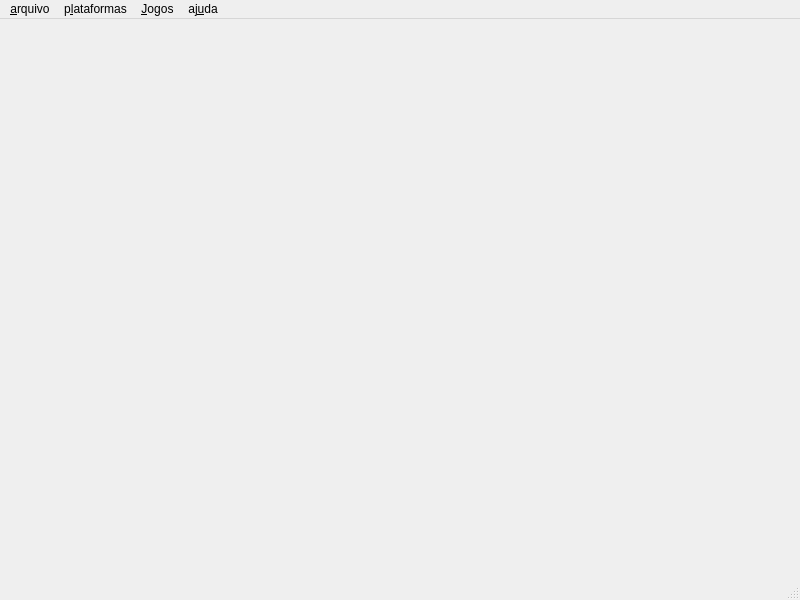
<?xml version="1.0" encoding="UTF-8"?>
<ui version="4.0">
 <class>MainWindow</class>
 <widget class="QMainWindow" name="MainWindow">
  <property name="geometry">
   <rect>
    <x>0</x>
    <y>0</y>
    <width>800</width>
    <height>600</height>
   </rect>
  </property>
  <property name="windowTitle">
   <string>Coleção de consoles e jogos</string>
  </property>
  <widget class="QWidget" name="centralwidget"/>
  <widget class="QMenuBar" name="menubar">
   <property name="geometry">
    <rect>
     <x>0</x>
     <y>0</y>
     <width>800</width>
     <height>30</height>
    </rect>
   </property>
   <widget class="QMenu" name="menuarquivo">
    <property name="title">
     <string>&amp;arquivo</string>
    </property>
    <addaction name="actionNovo_Arquivo"/>
    <addaction name="actionAbrir_Arquivo"/>
    <addaction name="actionBackup_Arquivo"/>
   </widget>
   <widget class="QMenu" name="menuplataformas">
    <property name="title">
     <string>p&amp;lataformas</string>
    </property>
    <addaction name="actionAdicionar_plataforma"/>
    <addaction name="actionVisualizar_Plataforma"/>
   </widget>
   <widget class="QMenu" name="menuJogos">
    <property name="title">
     <string>&amp;Jogos</string>
    </property>
    <addaction name="actionAdicionar_Jogo"/>
    <addaction name="actionVisualizar_jogos"/>
    <addaction name="actionExcluir_jogos"/>
   </widget>
   <widget class="QMenu" name="menuajuda">
    <property name="title">
     <string>aj&amp;uda</string>
    </property>
    <addaction name="actionsobre"/>
   </widget>
   <addaction name="menuarquivo"/>
   <addaction name="menuplataformas"/>
   <addaction name="menuJogos"/>
   <addaction name="menuajuda"/>
  </widget>
  <widget class="QStatusBar" name="statusbar"/>
  <action name="actionNovo_Arquivo">
   <property name="text">
    <string>&amp;Novo Arquivo</string>
   </property>
  </action>
  <action name="actionAbrir_Arquivo">
   <property name="text">
    <string>&amp;Abrir Arquivo</string>
   </property>
  </action>
  <action name="actionBackup_Arquivo">
   <property name="text">
    <string>&amp;Backup Arquivo</string>
   </property>
  </action>
  <action name="actionAdicionar_plataforma">
   <property name="text">
    <string>&amp;Adicionar Plataforma</string>
   </property>
  </action>
  <action name="actionVisualizar_Plataforma">
   <property name="text">
    <string>&amp;Visualizar Plataforma</string>
   </property>
  </action>
  <action name="actionAdicionar_Jogo">
   <property name="text">
    <string>&amp;Adicionar Jogo</string>
   </property>
  </action>
  <action name="actionVisualizar_jogos">
   <property name="text">
    <string>&amp;Visualizar jogos</string>
   </property>
  </action>
  <action name="actionExcluir_jogos">
   <property name="text">
    <string>&amp;Excluir jogos</string>
   </property>
  </action>
  <action name="actionsobre">
   <property name="text">
    <string>sobre]</string>
   </property>
  </action>
 </widget>
 <resources/>
 <connections/>
</ui>
